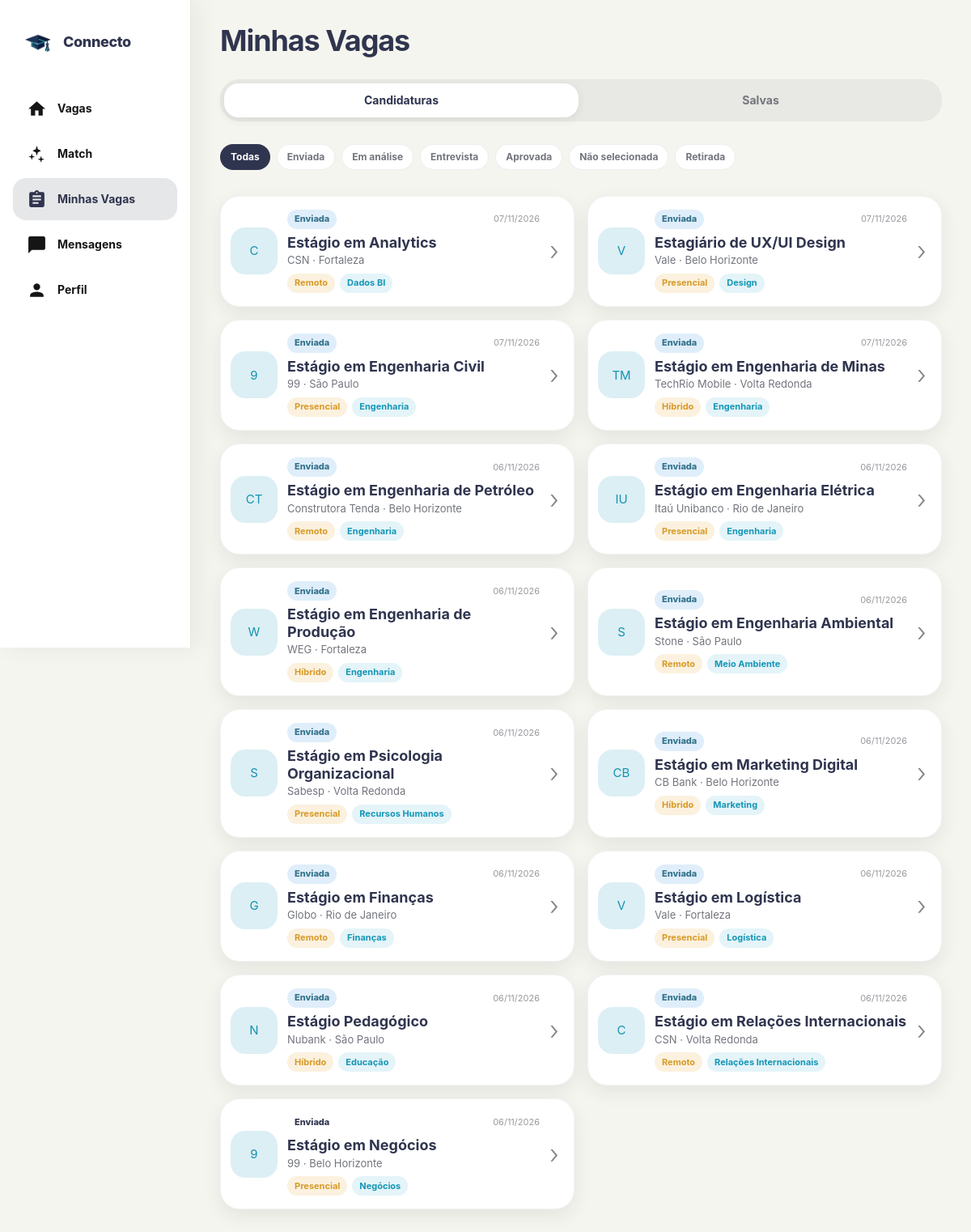
The page /candidaturas/ (signed in) on the database as committed earlier.
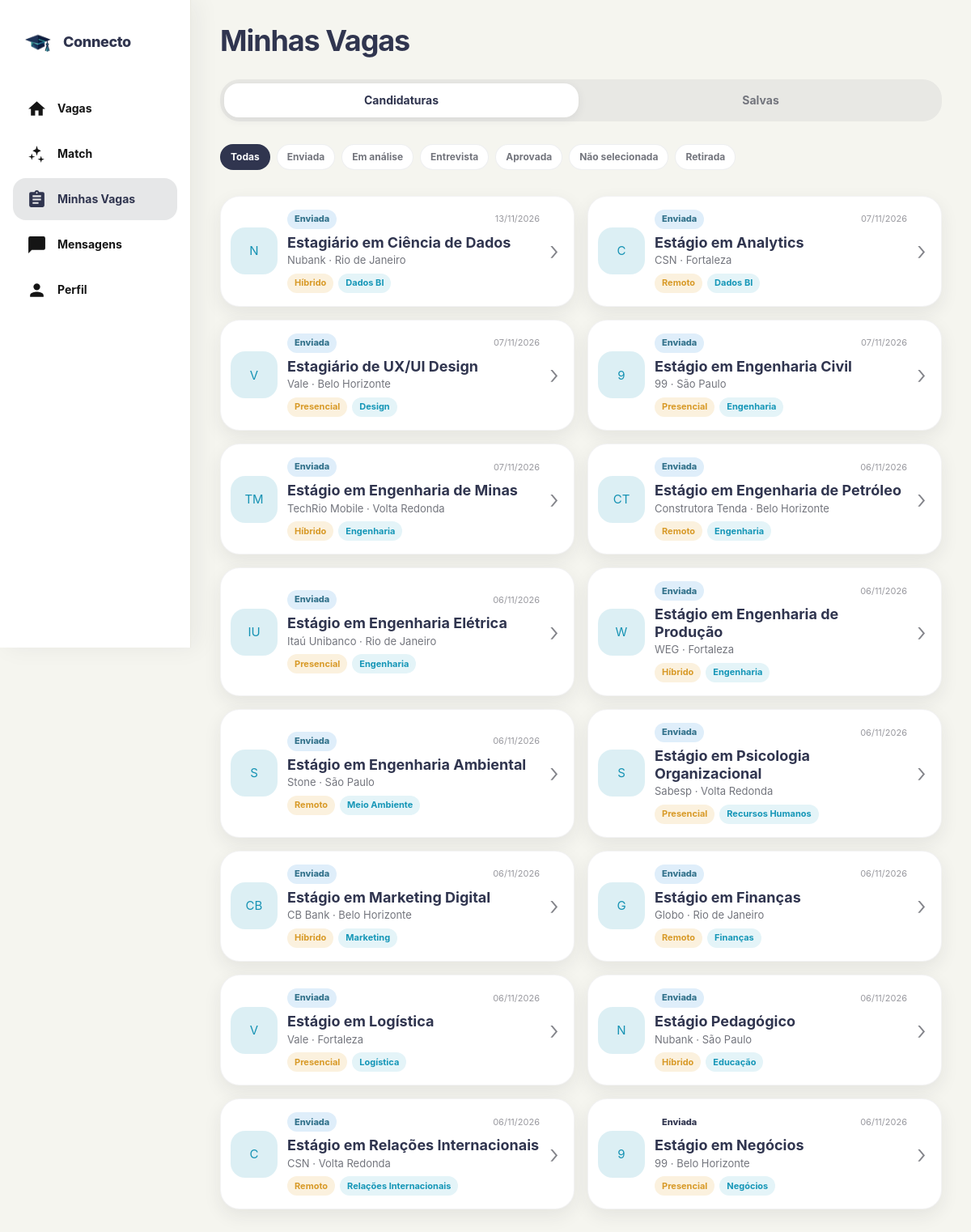
The same page on the database as committed later.
### connectoapp/models.py (models this page shows, shortened)
class Candidatura(models.Model):
    STATUS_ENVIADA = "enviada"
    STATUS_ANALISE = "em_analise"
    STATUS_ENTREVISTA = "entrevista"
    STATUS_APROVADA = "aprovada"
    STATUS_NAO_SELECIONADA = "nao_selecionada"
    STATUS_RETIRADA = "retirada"
    STATUS_CHOICES = [
        (STATUS_ENVIADA, "Enviada"),
        (STATUS_ANALISE, "Em análise"),
        (STATUS_ENTREVISTA, "Entrevista"),
        (STATUS_APROVADA, "Aprovada"),
        (
            STATUS_NAO_SELECIONADA,
            "Não selecionada",
        ),
        (STATUS_RETIRADA, "Retirada"),
    ]
    ORIGENS = [
        ("home", "Home"),
        ("match", "Match"),
        ("detalhe", "Detalhe da vaga"),
    ]
    usuario = models.ForeignKey(
        settings.AUTH_USER_MODEL,
        on_delete=models.CASCADE,
        related_name="candidaturas_connecto",
    )
    oportunidade = models.ForeignKey(
        Oportunidade,
        on_delete=models.CASCADE,
        related_name="candidaturas",
    )
    data_candidatura = models.DateTimeField(
        auto_now_add=True
    )
    status = models.CharField(
        max_length=30,
        choices=STATUS_CHOICES,
        default=STATUS_ENVIADA,
    )
    status_atualizado_em = models.DateTimeField(
        auto_now=True
    )
    origem = models.CharField(
        max_length=20,
        choices=ORIGENS,
        default="home",
    )
    class Meta:
        constraints = [
            models.UniqueConstraint(
                fields=[
                    "usuario",
                    "oportunidade",
                ],
                name="candidatura_usuario_oportunidade_unica",
            )
        ]
        ordering = [
            "-data_candidatura"
        ]

class Oportunidade(models.Model):
    MODALIDADES = [
        ("Presencial", "Presencial"),
        ("Híbrido", "Híbrido"),
        ("Remoto", "Remoto"),
    ]
    titulo = models.CharField(max_length=120)
    descricao = models.TextField()
    instituicao = models.CharField(max_length=100, blank=True)
    prazo = models.DateField(null=True, blank=True)
    empresa = models.ForeignKey(
        Empresa,
        on_delete=models.CASCADE,
        related_name="oportunidades",
    )
    cidade = models.CharField(max_length=100, blank=True)
    local = models.CharField(max_length=150, blank=True)
    modalidade = models.CharField(
        max_length=20,
        choices=MODALIDADES,
        default="Presencial",
    )
    area = models.CharField(max_length=100, blank=True)
    bolsa = models.DecimalField(max_digits=10, decimal_places=2, null=True, blank=True)
    requisitos = models.TextField(blank=True, help_text="Um requisito por linha")
    ativa = models.BooleanField(default=True)
    publicada_em = models.DateTimeField(auto_now_add=True)
    class Meta:
        ordering = ["-publicada_em", "-id"]

class Empresa(models.Model):
    usuario = models.OneToOneField(
        settings.AUTH_USER_MODEL,
        on_delete=models.CASCADE,
        related_name="empresa",
        null=True,
        blank=True
    )
    nome = models.CharField(max_length=100)
    email = models.EmailField()
    descricao = models.TextField(blank=True)
    @property
    def iniciais(self):
        partes = [parte for parte in self.nome.split() if parte]
        return "".join(parte[0] for parte in partes[:2]).upper() or "EM"

### connectoapp/views.py (the view)
# urls.py: path("candidaturas/", views.candidaturas, name="candidaturas"),
@login_required
def candidaturas(request):
    status_selecionado = request.GET.get(
        "status",
        "",
    ).strip()
    candidaturas_usuario = (
        Candidatura.objects
        .filter(
            usuario=request.user
        )
        .select_related(
            "oportunidade__empresa"
        )
    )
    status_validos = {
        valor
        for valor, _ in Candidatura.STATUS_CHOICES
    }
    if status_selecionado in status_validos:
        candidaturas_usuario = (
            candidaturas_usuario.filter(
                status=status_selecionado
            )
        )
    contexto = {
        "candidaturas":
            candidaturas_usuario,
        "status_selecionado":
            status_selecionado,
        "status_opcoes":
            Candidatura.STATUS_CHOICES,
    }
    return render(
        request,
        "candidaturas.html",
        contexto,
    )

### template/candidaturas.html (shortened to what this page needs)
{% load static %}
{% load i18n %}
<!DOCTYPE html>
<html lang="pt-BR">
<head>
  <link rel="stylesheet" href="{% static 'connecto_ui.css' %}">
  <link rel="stylesheet" href="{% static 'candidaturas.css' %}">
  {% include 'includes/tema_head.html' %}
</head>
<body class="connecto-page applications-page">
  <main class="standard-shell applications-shell">
    <header class="applications-header">
      <h2>{% trans "Minhas Vagas" %}</h2>
    </header>
    <nav class="applications-tabs" aria-label="{% trans 'Minhas vagas' %}">
      <a href="{% url 'candidaturas' %}" class="applications-tab active">{% trans "Candidaturas" %}</a>
      <a href="{% url 'favoritas' %}" class="applications-tab">{% trans "Salvas" %}</a>
    </nav>
    <div class="applications-status-filters">
      <a
          href="{% url 'candidaturas' %}"
          class="
              status-filter
              {% if not status_selecionado %}active{% endif %}
          "
      >
          {% trans "Todas" %}
      </a>
      {% for valor, nome in status_opcoes %}
          <a
              href="{% url 'candidaturas' %}?status={{ valor }}"
              class="
                  status-filter
              "
          >
              {% trans nome %}
          </a>
      {% endfor %}
    </div>
    {% if candidaturas %}
      <section class="applications-list" aria-label="{% trans 'Candidaturas realizadas' %}">
        {% for candidatura in candidaturas %}
          <a href="{% url 'detalhe_candidatura' candidatura.id %}" class="application-card">
            <div class="application-company-icon" aria-hidden="true">
              {{ candidatura.oportunidade.empresa.iniciais }}
            </div>
            <div class="application-content">
              <div class="application-status-row">
                <span
                    class="
                        application-status
                        application-status--{{ candidatura.status }}
                    "
                >
                    {% trans candidatura.get_status_display %}
                </span>
                <time
                    datetime="
                        {{ candidatura.status_atualizado_em|date:'Y-m-d' }}
                    "
                >
                    {{ candidatura.status_atualizado_em|date:"d/m/Y" }}
                </time>
            </div>
              <h2>{{ candidatura.oportunidade.titulo }}</h2>
              <p class="application-company">
                {{ candidatura.oportunidade.empresa.nome }}
                {% if candidatura.oportunidade.cidade %} · {{ candidatura.oportunidade.cidade }}{% endif %}
              </p>
              <div class="application-tags">
                {% if candidatura.oportunidade.modalidade %}
                  <span class="application-tag application-tag--mode">{% trans candidatura.oportunidade.modalidade %}</span>
                {% endif %}
                {% if candidatura.oportunidade.area %}
                  <span class="application-tag application-tag--area">{% trans candidatura.oportunidade.area %}</span>
                {% endif %}
              </div>
            </div>
            <span class="application-chevron" aria-hidden="true">›</span>
          </a>
        {% endfor %}
      </section>
    {% endif %}
  </main>
  {% include 'includes/bottom_nav.html' with pagina_ativa='candidaturas' %}
</body>
</html>

Rows that differ between the two databases and show on the page:
added Candidatura: oportunidade.empresa.iniciais "N", status_atualizado_em "13/11/2026", oportunidade.titulo "Estagiário em Ciência de Dados", oportunidade.empresa.nome "Nubank", oportunidade.cidade "Rio de Janeiro"
